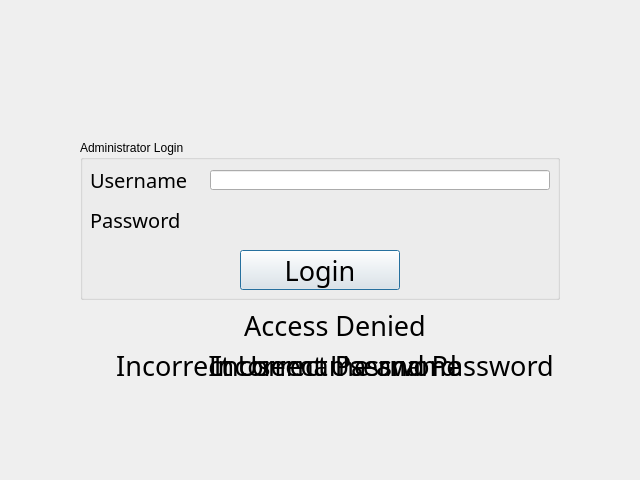
<?xml version="1.0" encoding="UTF-8"?>
<ui version="4.0">
 <class>AdminLogin</class>
 <widget class="QDialog" name="AdminLogin">
  <property name="geometry">
   <rect>
    <x>0</x>
    <y>0</y>
    <width>640</width>
    <height>480</height>
   </rect>
  </property>
  <property name="windowTitle">
   <string>Dialog</string>
  </property>
  <widget class="QGroupBox" name="groupBox">
   <property name="geometry">
    <rect>
     <x>80</x>
     <y>140</y>
     <width>480</width>
     <height>160</height>
    </rect>
   </property>
   <property name="title">
    <string>Administrator Login</string>
   </property>
   <widget class="QPushButton" name="loginButton">
    <property name="geometry">
     <rect>
      <x>160</x>
      <y>110</y>
      <width>160</width>
      <height>40</height>
     </rect>
    </property>
    <property name="font">
     <font>
      <family>Stencil</family>
      <pointsize>20</pointsize>
     </font>
    </property>
    <property name="cursor">
     <cursorShape>OpenHandCursor</cursorShape>
    </property>
    <property name="text">
     <string>Login</string>
    </property>
   </widget>
   <widget class="QLineEdit" name="inputUsername">
    <property name="geometry">
     <rect>
      <x>130</x>
      <y>30</y>
      <width>340</width>
      <height>20</height>
     </rect>
    </property>
   </widget>
   <widget class="QLabel" name="label">
    <property name="geometry">
     <rect>
      <x>10</x>
      <y>30</y>
      <width>120</width>
      <height>20</height>
     </rect>
    </property>
    <property name="font">
     <font>
      <family>Stencil</family>
      <pointsize>15</pointsize>
     </font>
    </property>
    <property name="text">
     <string>Username</string>
    </property>
   </widget>
   <widget class="QLabel" name="label_2">
    <property name="geometry">
     <rect>
      <x>10</x>
      <y>70</y>
      <width>120</width>
      <height>20</height>
     </rect>
    </property>
    <property name="font">
     <font>
      <family>Stencil</family>
      <pointsize>15</pointsize>
     </font>
    </property>
    <property name="text">
     <string>Password</string>
    </property>
   </widget>
  </widget>
  <widget class="QLabel" name="accessDenied">
   <property name="geometry">
    <rect>
     <x>60</x>
     <y>310</y>
     <width>550</width>
     <height>31</height>
    </rect>
   </property>
   <property name="font">
    <font>
     <family>Stencil</family>
     <pointsize>20</pointsize>
    </font>
   </property>
   <property name="cursor">
    <cursorShape>ForbiddenCursor</cursorShape>
   </property>
   <property name="text">
    <string>Access Denied</string>
   </property>
   <property name="alignment">
    <set>Qt::AlignCenter</set>
   </property>
  </widget>
  <widget class="QLabel" name="userDenied">
   <property name="geometry">
    <rect>
     <x>60</x>
     <y>350</y>
     <width>550</width>
     <height>31</height>
    </rect>
   </property>
   <property name="font">
    <font>
     <family>Stencil</family>
     <pointsize>20</pointsize>
    </font>
   </property>
   <property name="cursor">
    <cursorShape>ForbiddenCursor</cursorShape>
   </property>
   <property name="text">
    <string>Incorrect Username</string>
   </property>
   <property name="alignment">
    <set>Qt::AlignCenter</set>
   </property>
  </widget>
  <widget class="QLabel" name="passDenied">
   <property name="geometry">
    <rect>
     <x>60</x>
     <y>350</y>
     <width>550</width>
     <height>31</height>
    </rect>
   </property>
   <property name="font">
    <font>
     <family>Stencil</family>
     <pointsize>20</pointsize>
    </font>
   </property>
   <property name="cursor">
    <cursorShape>ForbiddenCursor</cursorShape>
   </property>
   <property name="text">
    <string>Incorrect Password</string>
   </property>
   <property name="alignment">
    <set>Qt::AlignCenter</set>
   </property>
  </widget>
  <widget class="QLabel" name="userPassDenied">
   <property name="geometry">
    <rect>
     <x>60</x>
     <y>350</y>
     <width>550</width>
     <height>31</height>
    </rect>
   </property>
   <property name="font">
    <font>
     <family>Stencil</family>
     <pointsize>20</pointsize>
    </font>
   </property>
   <property name="cursor">
    <cursorShape>ForbiddenCursor</cursorShape>
   </property>
   <property name="text">
    <string>Incorrect Username and Password</string>
   </property>
   <property name="alignment">
    <set>Qt::AlignCenter</set>
   </property>
  </widget>
 </widget>
 <resources/>
 <connections/>
</ui>
